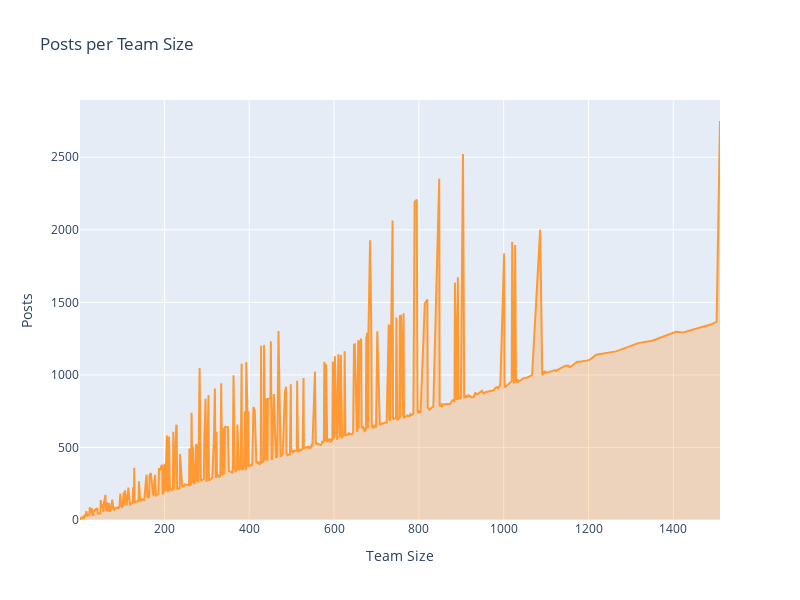

The notebook cell saved with this chart:
### Code cell
# Posts per Team Size
layout = cf.Layout(
    height = 600,width = 800,
    yaxis = dict(title = 'Posts'),
    xaxis = dict(title = 'Team Size'),
    title = 'Posts per Team Size'
)

fig = df.groupby(['users'],as_index=True)['posts'].sum().\
    iplot(kind='scatter',fill=True,width=2,asFigure=True,layout = layout)
fig.show()

### Figure 1 — Plotly figure (JSON) as saved in the notebook; plotly's stock layout.template omitted (floating-point values rounded to 4 significant figures; data arrays with more than 128 entries replaced by an {"elided": "..."} marker saying what was removed)
{"data": [{"fill": "tozeroy", "fillcolor": "rgba(255, 153, 51, 0.3)", "line": {"color": "rgba(255, 153, 51, 1.0)", "dash": "solid", "shape": "linear", "width": 2}, "mode": "lines", "name": "posts", "text": "", "type": "scatter", "x": {"elided": "504 int values"}, "y": {"elided": "504 int values"}}], "layout": {"height": 600, "title": {"text": "Posts per Team Size"}, "width": 800, "xaxis": {"autorange": true, "range": [1, 1510], "title": {"text": "Team Size"}, "type": "linear"}, "yaxis": {"autorange": true, "range": [0, 2895.0], "title": {"text": "Posts"}, "type": "linear"}}}
